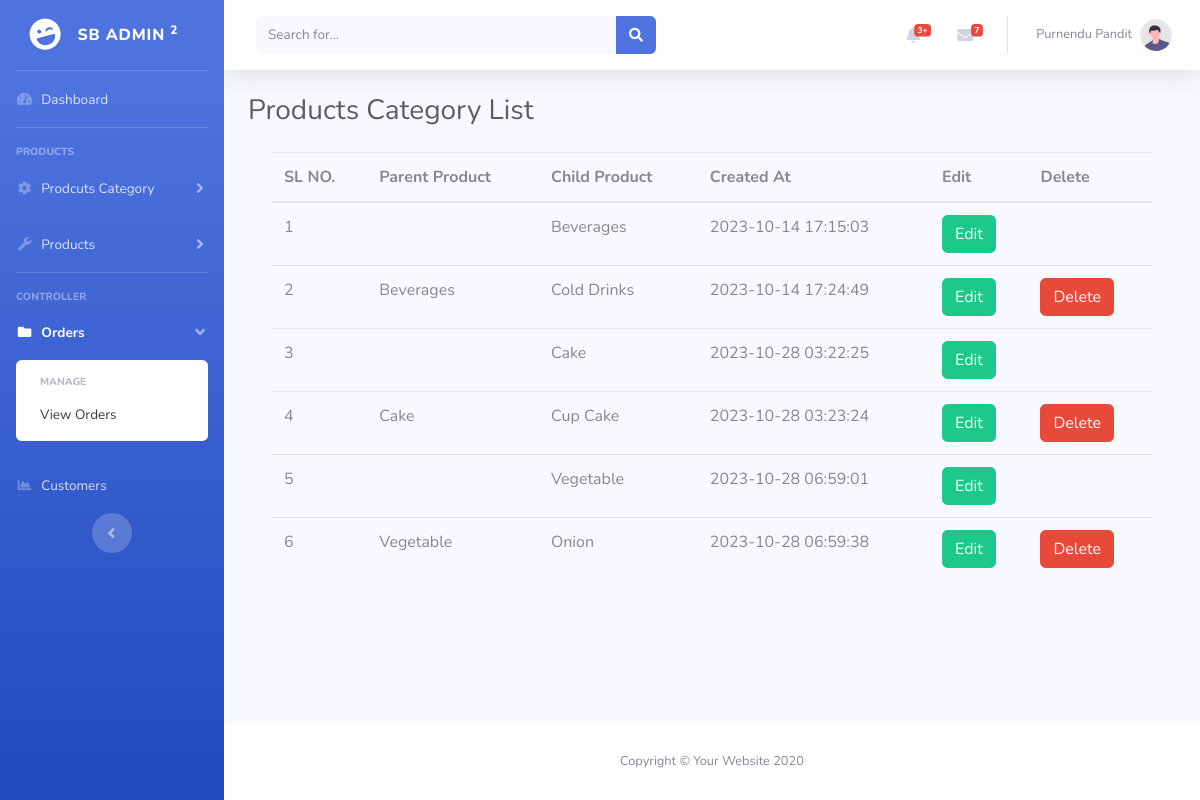
Page /admin/product_category_list.php (signed in) on the committed database.
### tables this page shows
CREATE TABLE `category` (
  `ctg_id` int(11) NOT NULL,
  `product_name` varchar(255) NOT NULL,
  `product_id` int(255) NOT NULL,
  `created_at` timestamp NOT NULL DEFAULT current_timestamp()
);

### admin/product_category_list.php (the view, shortened to what this page needs)
<?php include_once 'layouts/head.php'; ?>
<body id="page-top">
    <div id="wrapper">
        <?php include_once 'layouts/side_bar.php'; ?>
        <div id="content-wrapper" class="d-flex flex-column">
            <div id="content">
                <?php include_once 'layouts/top_menu.php'; ?>
                <div class="container-fluid">
                    <h1 class="h3 mb-4 text-gray-800">Products Category List</h1>
                    <div class="container-fluid">
                        <div class="row">
                            <div class="col-lg-12">
                                <table class="table">
                                    <thead>
                                        <th>SL NO.</th>
                                        <th>Parent Product</th>
                                        <th>Child Product</th>
                                        <th>Created At</th>
                                        <th>Edit</th>
                                        <th>Delete</th>
                                    </thead>
                                    <tbody>
                                        <?php
                                            include '../Database/db.php';
                                            $a = 0;
                                            $sel = "SELECT A.*,B.product_name AS pname FROM category AS A LEFT JOIN category AS B ON B.ctg_id = A.product_id";
                                            $res = $db -> query($sel);
                                            while($data = $res -> fetch_assoc()){
                                                $a++;
                                        ?>
                                            <tr>
                                                <td><?php echo $a; ?></td>
                                                <td><?php echo $data['pname']; ?></td>
                                                <td><?php echo $data['product_name']; ?></td>
                                                <td><?php echo $data['created_at']; ?></td>
                                                <td><a href="product_category_list_edit.php?id=<?php echo $data['ctg_id']; ?>" class="btn btn-success" onclick="return confirm('Want To Edit?');">Edit</a></td>
                                                <td>
                                                    <?php
                                                        $b = $data['ctg_id'];
                                                        $sell = "SELECT * FROM category WHERE product_id = '$b'";
                                                        $rs = $db -> query($sell);
                                                        if($rs -> num_rows == 0){
                                                    ?>
                                                        <a href="product_category_list_delete.php?id=<?php echo $data['ctg_id']; ?>" class="btn btn-danger" onclick="return confirm('Want To Delete?');">Delete</a>
                                                    <?php } ?>
                                                </td>
                                            </tr>
                                        <?php } ?>
                                    </tbody>
                                </table>
                            </div>
                        </div>
                    </div>
                </div>
            </div>
            <?php include_once 'layouts/footer.php'; ?>
        </div>
    </div>
    <?php include_once 'layouts/script.php'; ?>

### rows in the picture
category: product_name "Beverages", created_at "2023-10-14 17:15:03"
category: category.product_name "Beverages", product_name "Cold Drinks", created_at "2023-10-14 17:24:49"
category: product_name "Cake", created_at "2023-10-28 03:22:25"
category: category.product_name "Cake", product_name "Cup Cake", created_at "2023-10-28 03:23:24"
category: product_name "Vegetable", created_at "2023-10-28 06:59:01"
category: category.product_name "Vegetable", product_name "Onion", created_at "2023-10-28 06:59:38"

### other values in the picture
$_SESSION['name'] "Purnendu Pandit"
